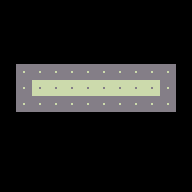

This is a level from a 2D game, rendered from its Tiled map with the project's own tilesets. A one-line summary and the complete map file follow:
An orthogonal 12x12 tile map with 16x16 px tiles, 2 tile layers (Ground, Walls), 2 tilesets and 3 objects.

<map version="1.2" tiledversion="1.2.4" orientation="orthogonal" renderorder="right-down" width="12" height="12" tilewidth="16" tileheight="16" infinite="0" nextlayerid="4" nextobjectid="7">
 <tileset firstgid="1" source="level-tiles.tsx" />
 <tileset firstgid="65" source="player.tsx" />
 <layer id="1" name="Ground" width="12" height="12">
  <data encoding="csv">
0,0,0,0,0,0,0,0,0,0,0,0,
0,0,0,0,0,0,0,0,0,0,0,0,
0,0,0,0,0,0,0,0,0,0,0,0,
0,0,0,0,0,0,0,0,0,0,0,0,
0,0,0,0,0,0,0,0,0,0,0,0,
0,0,2,2,2,2,2,2,2,2,0,0,
0,0,0,0,0,0,0,0,0,0,0,0,
0,0,0,0,0,0,0,0,0,0,0,0,
0,0,0,0,0,0,0,0,0,0,0,0,
0,0,0,0,0,0,0,0,0,0,0,0,
0,0,0,0,0,0,0,0,0,0,0,0,
0,0,0,0,0,0,0,0,0,0,0,0
</data>
 </layer>
 <layer id="2" name="Walls" width="12" height="12">
  <data encoding="csv">
0,0,0,0,0,0,0,0,0,0,0,0,
0,0,0,0,0,0,0,0,0,0,0,0,
0,0,0,0,0,0,0,0,0,0,0,0,
0,0,0,0,0,0,0,0,0,0,0,0,
0,1,1,1,1,1,1,1,1,1,1,0,
0,1,0,0,0,0,0,0,0,0,1,0,
0,1,1,1,1,1,1,1,1,1,1,0,
0,0,0,0,0,0,0,0,0,0,0,0,
0,0,0,0,0,0,0,0,0,0,0,0,
0,0,0,0,0,0,0,0,0,0,0,0,
0,0,0,0,0,0,0,0,0,0,0,0,
0,0,0,0,0,0,0,0,0,0,0,0
</data>
 </layer>
 <objectgroup id="3" name="Objects">
  <object id="4" gid="65" x="32" y="96" width="12" height="12" />
  <object id="5" gid="41" x="144" y="96" width="16" height="16">
   <properties>
    <property name="next_level" value="level2" />
   </properties>
  </object>
  <object id="6" gid="17" x="96" y="96" width="16" height="16" />
 </objectgroup>
</map>
